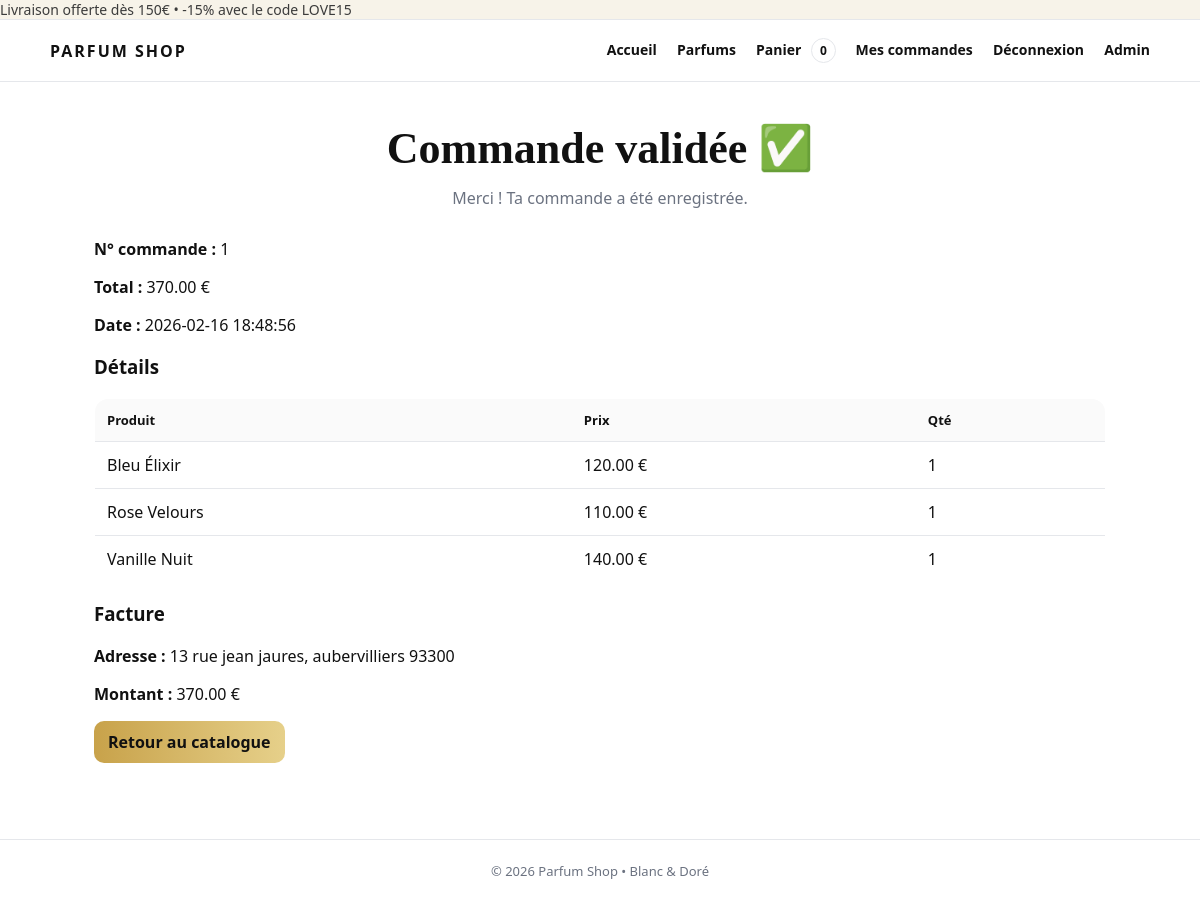
Page /pages/order_success.php?id=1 (signed in) on the committed database.
### tables this page shows
CREATE TABLE `orders` (
  `id` int(11) NOT NULL,
  `user_id` int(11) NOT NULL,
  `status` enum('pending','paid','cancelled') NOT NULL DEFAULT 'paid',
  `total` decimal(10,2) NOT NULL DEFAULT 0.00,
  `created_at` timestamp NOT NULL DEFAULT current_timestamp()
);

CREATE TABLE `order_items` (
  `id` int(11) NOT NULL,
  `order_id` int(11) NOT NULL,
  `parfum_id` int(11) NOT NULL,
  `quantity` int(11) NOT NULL DEFAULT 1,
  `unit_price` decimal(10,2) NOT NULL DEFAULT 0.00
);

CREATE TABLE `parfums` (
  `id` int(11) NOT NULL,
  `nom` varchar(255) NOT NULL,
  `Prix` decimal(10,2) NOT NULL,
  `description` text NOT NULL
);

CREATE TABLE `invoice` (
  `id` int(11) NOT NULL,
  `user_id` int(11) NOT NULL,
  `order_id` int(11) NOT NULL,
  `transaction_date` timestamp NOT NULL DEFAULT current_timestamp(),
  `amount` decimal(10,2) NOT NULL DEFAULT 0.00,
  `billing_address` varchar(255) NOT NULL,
  `city` varchar(100) NOT NULL,
  `postal_code` varchar(20) NOT NULL
);

### pages/order_success.php (the view, shortened to what this page needs)
<?php
$orderId = isset($_GET['id']) ? (int)$_GET['id'] : 0;
$pdo = db();
$userId = (int)$_SESSION['user']['id'];
$order = $pdo->prepare("SELECT * FROM orders WHERE id=? AND user_id=?");
$order->execute([$orderId, $userId]);
$order = $order->fetch();
$inv = $pdo->prepare("SELECT * FROM invoice WHERE order_id=? AND user_id=?");
$inv->execute([$orderId, $userId]);
$inv = $inv->fetch();
$items = $pdo->prepare("
  SELECT oi.quantity, oi.unit_price, p.nom
  FROM order_items oi
  JOIN parfums p ON p.id = oi.parfum_id
  WHERE oi.order_id = ?
");
$items->execute([$orderId]);
$items = $items->fetchAll(PDO::FETCH_ASSOC);
require_once __DIR__ . '/../includes/header.php';
?>
<section class="hero" style="padding:40px 0 10px;">
  <div class="container">
    <h1 style="font-size:44px;">Commande validée ✅</h1>
    <p>Merci ! Ta commande a été enregistrée.</p>
  </div>
</section>
<section class="section" style="padding-top:0;">
  <div class="container">
    <p><strong>N° commande :</strong> <?= (int)$order['id'] ?></p>
    <p><strong>Total :</strong> <?= number_format((float)$order['total'], 2) ?> €</p>
    <p><strong>Date :</strong> <?= htmlspecialchars($order['created_at']) ?></p>
    <h3>Détails</h3>
    <table class="table">
      <tr><th>Produit</th><th>Prix</th><th>Qté</th></tr>
      <?php foreach ($items as $it): ?>
        <tr>
          <td><?= htmlspecialchars($it['nom']) ?></td>
          <td><?= number_format((float)$it['unit_price'], 2) ?> €</td>
          <td><?= (int)$it['quantity'] ?></td>
        </tr>
      <?php endforeach; ?>
    </table>
    <?php if ($inv): ?>
      <h3 style="margin-top:18px;">Facture</h3>
      <p>
        <strong>Adresse :</strong> <?= htmlspecialchars($inv['billing_address']) ?>,
        <?= htmlspecialchars($inv['city']) ?> <?= htmlspecialchars($inv['postal_code']) ?>
      </p>
      <p><strong>Montant :</strong> <?= number_format((float)$inv['amount'], 2) ?> €</p>
    <?php endif; ?>
    <p style="margin-top:14px;">
      <a class="btn gold" href="/ProjetPHP/pages/catalog.php">Retour au catalogue</a>
    </p>
  </div>
</section>
<?php require_once __DIR__ . '/../includes/footer.php'; ?>

### assets/style.css (style rules this page uses)
:root { --bg:#ffffff; --text:#111; --muted:#6b7280; --gold:#c8a24a; --gold2:#e6d08a; --card:#ffffff; --line:#e5e7eb; }
* { box-sizing:border-box; }
body { margin:0; font-family: system-ui, -apple-system, Segoe UI, Roboto, Arial, sans-serif; background:var(--bg); color:var(--text); }
.container { width:min(1100px, 92%); margin:0 auto; }
.hero { padding:60px 0 30px; text-align:center; }
.hero h1 { font-size:46px; margin:0; font-family: Georgia, "Times New Roman", serif; font-weight:600; }
.hero p { margin:12px auto 0; max-width:720px; color:var(--muted); line-height:1.6; }
.section { padding:24px 0 60px; }
.btn { display:inline-block; padding:10px 14px; border-radius:10px; border:1px solid var(--line); background:#111; color:#fff; text-decoration:none; font-weight:700; cursor:pointer; }
.btn.gold { background: linear-gradient(90deg, var(--gold), var(--gold2)); color:#111; border:none; }
.table { width:100%; border-collapse:collapse; border:1px solid var(--line); border-radius:14px; overflow:hidden; }
.table th, .table td { padding:12px; border-bottom:1px solid var(--line); text-align:left; }
.table th { background:#fafafa; font-size:13px; }

### rows in the picture
orders: id "1", total "370.00", created_at "2026-02-16 18:48:56"
order_items: parfum.nom "Bleu Élixir", unit_price "120.00", quantity "1"
order_items: parfum.nom "Rose Velours", unit_price "110.00", quantity "1"
order_items: parfum.nom "Vanille Nuit", unit_price "140.00", quantity "1"
invoice: billing_address "13 rue jean jaures", city "aubervilliers", postal_code "93300", amount "370.00"

### other values in the picture
cartCount() "0"
